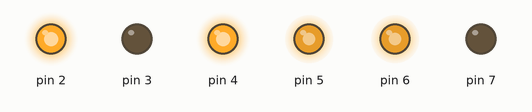
A sketch run on a simulated Arduino Uno, built with avr-gcc and run on an emulated ATmega328P. On the bench: output pins drawn as LEDs (lit = HIGH).

Above: at 0.05 s.
At 4.05 s:
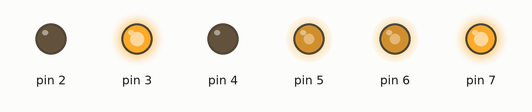
At 6.95 s:
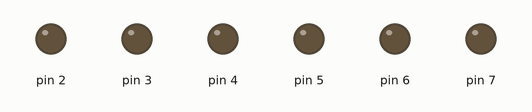
Timing chart, 0 to 9.1 s (numbered marks = the images above):
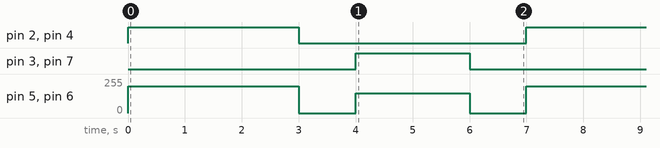

Measured:
- by itself, pin 2, pin 4: alternates HIGH for 3.0 s and LOW for 4.0 s
- by itself, pin 3, pin 7: alternates HIGH for 2.0 s and LOW for 5.0 s
- by itself, pin 5, pin 6: repeats every 7.0 s: 0/255 1.0 s, 150/255 2.0 s, 0/255 1.0 s, 200/255 3.0 s

The sketch:

main.ino
```cpp
#include "motor.h"

Motor leftMotor(2, 3, 5);   // direction pins 2,3  PWM pin 5
Motor rightMotor(4, 7, 6);  // direction pins 4,7  PWM pin 6


void loop() {
    // Move forward
    leftMotor.forward(200);
    rightMotor.forward(200);
    delay(3000);

    // Stop
    leftMotor.stop();
    rightMotor.stop();
    delay(1000);

    // Move backward
    leftMotor.backward(150);
    rightMotor.backward(150);
    delay(2000);

    // Stop before repeating
    leftMotor.stop();
    rightMotor.stop();
    delay(1000);
}
```

motor.cpp
```cpp
#include "motor.h"

Motor::Motor(int p1, int p2, int en)
  : pin1(p1), pin2(p2), enablePin(en)
{
    pinMode(pin1, OUTPUT);
    pinMode(pin2, OUTPUT);
    pinMode(enablePin, OUTPUT);

    // ensure motor is stopped initially
    digitalWrite(pin1, LOW);
    digitalWrite(pin2, LOW);
    analogWrite(enablePin, 0);
}

void Motor::forward(int speed) {
    digitalWrite(pin1, HIGH);
    digitalWrite(pin2, LOW);
    analogWrite(enablePin, speed);
}

void Motor::backward(int speed) {
    digitalWrite(pin1, LOW);
    digitalWrite(pin2, HIGH);
    analogWrite(enablePin, speed);
}

void Motor::stop() {
    digitalWrite(pin1, LOW);
    digitalWrite(pin2, LOW);
    analogWrite(enablePin, 0);
}
```

motor.h
```cpp
#ifndef MOTOR_H
#define MOTOR_H

#include <Arduino.h>

class Motor
{
    private:
        int pin1;
        int pin2;
        int enablePin;
    public:
        Motor(int p1, int p2, int en);
        void forward(int speed);
        void backward(int speed);
        void stop();

};
#endif 
```
